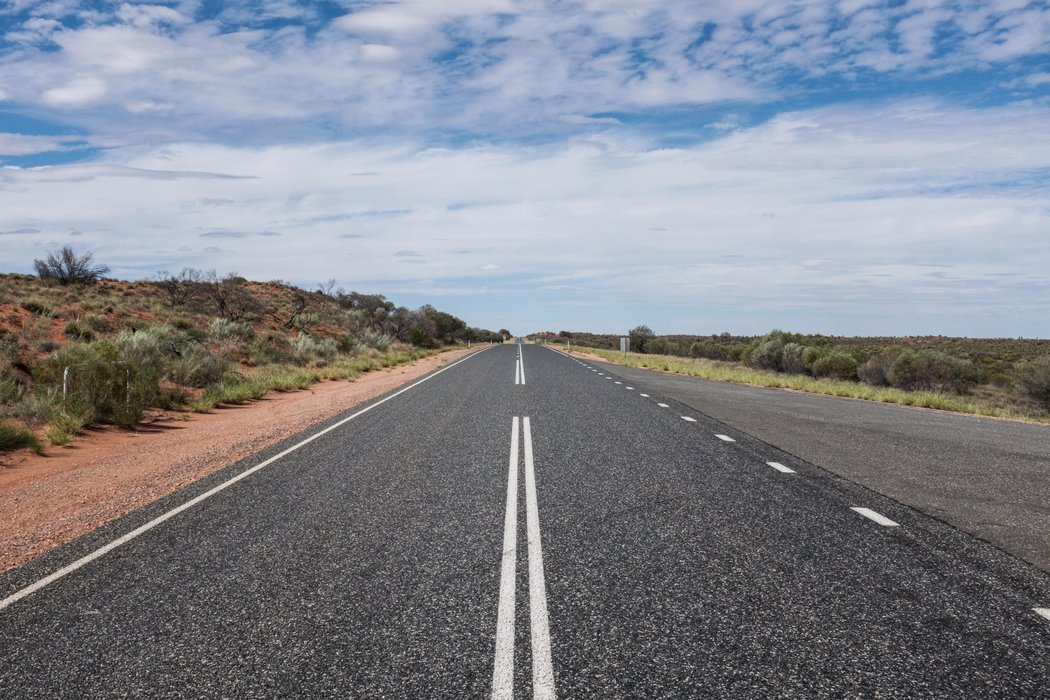
#> input picture rotors_code/Models from literature/ESTMD/IIT_Model/original/road.jpg, 1050 x 700 px, given in place of image_%d.jpg, which was not available
$ python reTimeTracker.py
#> lines starting #> are read from the running program, lines starting #| are printed output that depends on the picture; after the words box and inside, x2 and y2 are one past the last pixel; in counts of white or black regions, pixels touching at a corner belong together; pictures that were not available may be replaced by others from this repository, and a replacement may not be noted
### rotors_code/Models from literature/ESTMD.py/IIT.py
from scipy import signal
import numpy as np
import matplotlib.pyplot as plt
import cv2
import math

def opticBlur(sig, pixelPerDegree):
    sigma_deg = 1.4/2.35
    sigma_pixel = sigma_deg*pixelPerDegree
    kernel_size = 2*(int(sigma_pixel))
    opticblur = cv2.GaussianBlur(sig, (kernel_size+1, kernel_size+1), sigma_pixel)
    return opticblur


def downsampling(sig, XDim, YDim):
    sig = cv2.resize(sig, (XDim, YDim))
    sig = sig[:, :, 2]
    # sig = cv2.cvtColor(sig, cv2.COLOR_BGR2GRAY)
    return sig


def photoReceptor(sig, XDim, YDim):
    sig = sig / 255
    b = np.array([0, 0.0001, -0.0011, 0.0052, -0.0170, 0.0439, -0.0574, 0.1789, -0.1524])
    a = np.array([1.0000, -4.3331, 8.6847, -10.7116, 9.0004, -5.3058, 2.1448, -0.5418, 0.0651])
    try:
        photoReceptor.buffer
    except AttributeError:
        photoReceptor.buffer = None
    if photoReceptor.buffer is None:
        photoReceptor.buffer = np.zeros([YDim, XDim, len(b)])
    Output, photoReceptor.buffer = IIRFilter(b, a, sig, photoReceptor.buffer)
    return Output


def IIRFilter(b, a, sig, dbuffer):
    for k in range(len(b)-1):
        dbuffer[:, :, k] = dbuffer[:, :, k+1]

    dbuffer[:, :, -1] = 0
    for k in range(len(b)):
        dbuffer[:, :, k] = dbuffer[:, :, k] + sig*b[k]

    for k in range(len(b) - 1):
        dbuffer[:, :, k+1] = dbuffer[:, :, k+1] - dbuffer[:, :, 0]*a[k+1]

    filtered_data = dbuffer[:, :, 0]
    return filtered_data, dbuffer


# [42 lines left out: functions LMC, preProcessing, not called in this run]


def RTC(lmcOut, ts):
    ON_Channel = lmcOut > 0
    ON_Channel = ON_Channel*1
    ON_Channel = np.multiply(ON_Channel, lmcOut)
    OFF_Channel = lmcOut < 0
    OFF_Channel = OFF_Channel*1
    OFF_Channel = -(np.multiply(OFF_Channel, lmcOut))
    try:
        RTC.onDelay
    except AttributeError:
        RTC.onDelay = None
    if RTC.onDelay is None:
        RTC.onDelay = np.zeros_like(ON_Channel)
    try:
        RTC.offDelay
    except AttributeError:
        RTC.offDelay = None
    if RTC.offDelay is None:
        RTC.offDelay = np.zeros_like(OFF_Channel)
    ON_Difference = np.subtract(ON_Channel, RTC.onDelay)
    OFF_Difference = np.subtract(OFF_Channel, RTC.offDelay)
    RTC.onDelay = ON_Channel
    RTC.offDelay = OFF_Channel
    tauOn = GradientCheck(ON_Difference)
    ON_Filter1 = Filter1(ON_Channel, tauOn)
    try:
        RTC.onDelayFiltered
    except AttributeError:
        RTC.onDelayFiltered = None
    if RTC.onDelayFiltered is None:
        RTC.onDelayFiltered = np.zeros_like(ON_Channel)
    ON_Filter2 = Filter2(RTC.onDelayFiltered, tauOn)
    ON_Filtered = np.add(ON_Filter1, ON_Filter2)
    Subtracted_ON_Channel = np.subtract(ON_Channel, RTC.onDelayFiltered)
    RTC.onDelayFiltered = ON_Filtered

    tauOff = GradientCheck(OFF_Difference)
    OFF_Filter1 = Filter1(OFF_Channel, tauOff)
    try:
        RTC.offDelayFiltered
    except AttributeError:
        RTC.offDelayFiltered = None
    if RTC.offDelayFiltered is None:
        RTC.offDelayFiltered = np.zeros_like(OFF_Channel)
    OFF_Filter2 = Filter2(RTC.offDelayFiltered, tauOff)
    OFF_Filtered = np.add(OFF_Filter1, OFF_Filter2)
    Subtracted_OFF_Channel = np.subtract(OFF_Channel, RTC.offDelayFiltered)
    RTC.offDelayFiltered = OFF_Filtered

    ON_Channel_Dead = Subtracted_ON_Channel > 0             # Another deadzone
    ON_Channel_Dead = ON_Channel_Dead*1
    ON_Channel_Dead = np.multiply(ON_Channel_Dead, Subtracted_ON_Channel)
    OFF_Channel_Dead = Subtracted_OFF_Channel > 0  # Another deadzone
    OFF_Channel_Dead = OFF_Channel_Dead * 1
    OFF_Channel_Dead = np.multiply(OFF_Channel_Dead, Subtracted_OFF_Channel)
    ON_Spatial_Filtered = spatialFilter(ON_Channel_Dead)
    OFF_Spatial_Filtered = spatialFilter(OFF_Channel_Dead)

    ON_Spatial_Dead2 = ON_Spatial_Filtered > 0  # Another deadzone
    ON_Spatial_Dead2 = ON_Spatial_Dead2 * 1
    ON_Spatial_Dead2 = np.multiply(ON_Spatial_Dead2, ON_Spatial_Filtered)
    OFF_Spatial_Dead2 = OFF_Spatial_Filtered > 0  # Another deadzone
    OFF_Spatial_Dead2 = OFF_Spatial_Dead2 * 1
    OFF_Spatial_Dead2 = np.multiply(OFF_Spatial_Dead2, OFF_Spatial_Filtered)
    m, n = ON_Spatial_Dead2.shape
    bArray = np.array([1 / (1 + 2 * 1.25 / ts), 1 / (1 + 2 * 1.25 / ts)])
    aArray = np.array([1, (1 - 2 * 1.25 / ts) / (1 + 2 * 1.25 / ts)])
    try:
        RTC.onBuffer
    except AttributeError:
        RTC.onBuffer = None
    if RTC.onBuffer is None:
        RTC.onBuffer = np.zeros([m, n, len(bArray)])
    ON_Delayed_Output, RTC.onBuffer = IIRFilter(bArray, aArray, ON_Spatial_Dead2, RTC.onBuffer)

    try:
        RTC.offBuffer
    except AttributeError:
        RTC.offBuffer = None
    if RTC.offBuffer is None:
        RTC.offBuffer = np.zeros([m, n, len(bArray)])
    OFF_Delayed_Output, RTC.offBuffer = IIRFilter(bArray, aArray, OFF_Spatial_Dead2, RTC.offBuffer)

    correlateOnOff = np.multiply(ON_Spatial_Dead2, OFF_Delayed_Output)
    correlateOffOn = np.multiply(OFF_Spatial_Dead2, ON_Delayed_Output)
    RTC_Output = np.add(correlateOffOn, correlateOnOff)
    return RTC_Output


def GradientCheck(diff):
    m, n = diff.shape
    tau = np.zeros_like(diff)
    for x_coord in range(m):
        for y_coord in range(n):
            if diff[x_coord, y_coord] > 0:
                tau[x_coord, y_coord] = 3
            else:
                tau[x_coord, y_coord] = 70
    return tau


def Filter1(u, tau):
    ts = 0.05
    para = 1-np.exp(-(np.divide(ts, tau)))
    filteredOn = np.multiply(para, u)
    return filteredOn


def Filter2(u, tau):
    ts = 0.05
    para = np.exp(-(np.divide(ts, tau)))
    filteredu = np.multiply(para, u)
    return filteredu


def spatialFilter(channel):
    H = [[-1, -1, -1, -1, -1, -1, -1],
         [-1, 1, 0, 0, 0, 0, -1],
         [-1, 0, 1, 1, 1, 0, -1],
         [-1, 0, 1, 2, 1, 0, -1],
         [-1, 0, 1, 1, 1, 0, -1],
         [-1, 0, 0, 0, 0, 0, -1],
         [-1, -1, -1, -1, -1, -1, -1]]
    n, m = channel.shape
    G1 = np.ones([n+4, m+4])
    G1[2:-2, 2:-2] = channel
    G1[1, 2:-2] = G1[2, 2:-2]
    G1[0, 2:-2] = G1[3, 2:-2]
    G1[-2, 2:-2] = G1[-3, 2:-2]
    G1[-1, 2:-2] = G1[-4, 2:-2]
    G1[:, 1] = G1[:, 2]
    G1[:, 0] = G1[:, 3]
    G1[:, -2] = G1[:, -3]
    G1[:, -1] = G1[:, -4]

    G3 = signal.convolve2d(G1, H, 'same')
    filteredChannel = G3[2:-2, 2:-2]
    return filteredChannel


def motionDetector(rtc, facMat, start, Threshold):
    # [5 lines of commented-out code are left out]
    rtc2 = rtc - Threshold
    rtcDead = rtc2 > 0
    rtcDead = rtcDead*1
    rtcDead = np.multiply(rtcDead, rtc2)
    # ESTMD_OUT = np.tanh(rtcDead)
    ESTMD_OUT =rtcDead
    return ESTMD_OUT


def direction(ESTMD_OUT, wb, ts, XDim, YDim):
    bArray = [ts*wb/(ts*wb+2), ts*wb/(ts*wb+2)]
    aArray = [1, (ts*wb-2)/(ts*wb+2)]
    try:
        direction.mdBuffer
    except AttributeError:
        direction.mdBuffer = None
    if direction.mdBuffer is None:
        direction.mdBuffer = np.zeros([YDim, XDim, len(bArray)])
    delayEstmd, direction.mdBuffer = IIRFilter(bArray, aArray, ESTMD_OUT, direction.mdBuffer)
    left, right, up, down = reichardtCorrelator(delayEstmd, ESTMD_OUT)
    direct1 = np.subtract(down, up)
    direct2 = np.subtract(right, left)
    directVertical = np.max(direct1) + np.min(direct1)
    directHorizontal = np.max(direct2) + np.min(direct2)
    return directVertical, directHorizontal


# [16 lines left out: function direction2, not called in this run]


def reichardtCorrelator(delayEstmd, original):
    rows, columns = original.shape
    left_org = original[:, :-1]
    right_org = original[:, 1:]
    left_lp = delayEstmd[:, 1:]
    right_lp = delayEstmd[:, :-1]
    right_big = np.multiply(right_org, right_lp)
    right = right_big[:, 1:-1]
    left_big = np.multiply(left_org, left_lp)
    left = left_big[:, 1:-1]

    up_org = original[:-1, :]
    down_org = original[1:, :]
    up_lp = delayEstmd[:-1, :]
    down_lp = delayEstmd[1:, :]
    up_big = np.multiply(up_org, up_lp)
    up = up_big[1:-1, :]
    down_big = np.multiply(down_org, down_lp)
    down = down_big[1:-1, :]
    return left, right, up, down


def location(ESTMD_OUT):
    row_index = np.argmax(np.max(ESTMD_OUT, axis=1))
    col_index = np.argmax(np.max(ESTMD_OUT, axis=0))
    return row_index, col_index


def velocityVector(col, row, horizontal, vertical, test):
    if test == 1:
        if horizontal > 0.1:
            col_2 = col + 3
        elif horizontal < -0.1:
            col_2 = col - 3
        else:
            col_2 = col
        if vertical > 0.1:
            row_2 = row + 3
        elif vertical < -0.1:
            row_2 = row - 3
        else:
            row_2 = row
    else:
        col_2 = col
        row_2 = row
    return col_2, row_2


def facilitationGrid(col_index, row_index, signal, sigma, gain):
    m, n = signal.shape
    o1 = np.ones([m, 5])
    o2 = np.ones([m, 10])
    o3 = np.ones([m, (n-5) % 10])
    I = round(n/10)
    matrix1 = []
    matrix2 = []
    matrix3 = []
    matrix4 = []
    for j in range(0, I*10+10, 10):
        z = -np.power(col_index - j, 2)/np.power(2*sigma, 2)
        z = np.exp(z)
        if j == 0:
            C = o1*z
        elif j == I*10:
            C = o3*z
        else:
            C = o2*z
        if matrix1 == []:
            matrix1 = C
        else:
            matrix1 = np.concatenate((matrix1, C), axis=1)
    o1 = np.ones([m, 10])
    o2 = np.ones([m, n % 10])
    I = round((n-5)/10)
    for j in range(5, I*10+15, 10):
        z = -np.power(col_index - j, 2) / np.power(2 * sigma, 2)
        z = np.exp(z)
        if j == I*10+5:
            C = o2*z
        else:
            C = o1*z
        if matrix2 == []:
            matrix2 = C
        else:
            matrix2 = np.concatenate((matrix2, C), axis=1)
    o1 = np.ones([5, n])
    o2 = np.ones([10, n])
    o3 = np.ones([(m-5)%10, n])
    I = round(m/10)
    for j in range(0, I*10+10, 10):
        z = -np.power(col_index - j, 2) / np.power(2 * sigma, 2)
        z = np.exp(z)
        if j == 0:
            C = o1*z
        elif j == I*10:
            C = o3*z
        else:
            C = o2*z
        if matrix3 == []:
            matrix3 = C
        else:
            matrix3 = np.concatenate((matrix3, C), axis=0)
    o1 = np.ones([10, n])
    o2 = np.ones([m%10, n])
    I = round((m-5)/10)
    for j in range(5, I*10+15, 10):
        z = -np.power(col_index - j, 2) / np.power(2 * sigma, 2)
        z = np.exp(z)
        if j == I*10+5:
            C = o2*z
        else:
            C = o1*z
        if matrix4 == []:
            matrix4 = C
        else:
            matrix4 = np.concatenate((matrix4, C), axis=0)

    Grid = gain*(np.multiply(np.add(matrix1, matrix2), np.add(matrix3, matrix4)))
    return Grid


# [89 lines left out: functions facilitationMatrix, facilitationMatrix2, regionDetector, not called in this run]


def regionProcessing(rtc, region):
    m,n = rtc.shape
    rtcForward = np.zeros_like(rtc)
    rtcReverse = np.zeros_like(rtc)
    for x in range(m):
        for y in range(n):
            if region[0]+1 > x > region[1]-1 and region[2]+1 > y > region[3]-1:
                rtcForward[x, y] = 10 * rtc[x, y]
            else:
                rtcForward[x, y] = 0.2*rtc[x, y]
    for x in range(m):
        for y in range(n):
            if region[0] + 1 > x > region[1] - 1 and region[2] + 1 > y > region[3] - 1:
                rtcReverse[x, y] = 0 * rtc[x, y]
            else:
                rtcReverse[x, y] = rtc[x, y]

    if region[0] == 0:
        rtcReverse == rtc
        rtcForward == rtc

    return rtcForward, rtcReverse

#


# [12 lines left out: function direction_finder, not called in this run]


# def directionRegulator(old_direct, new_direct):
#     object_direction = 0.5*old_direct + 0.5*new_direct


# def direction_regulator(new_direction, old_direction)
#     if new_direction[0]!=0 and old_direction[0]!=0:
#         new_cartesian =

### rotors_code/Models from literature/ESTMD.py/reTimeTracker.py
from scipy import signal
import numpy as np
import math
import matplotlib.pyplot as plt
import cv2
import IIT as iit
import time


# Parameter initialization
image_size_m = 640
image_size_n = 480
degrees_in_image = 50
pixels_per_degree = image_size_n/degrees_in_image
pixel2PR = int(pixels_per_degree)
sigma_deg = 1.4/2.35
sigma_pixel = sigma_deg*pixels_per_degree
kernel_size = 2*(int(sigma_pixel))
ParameterResize = int(image_size_m/pixel2PR)
K1 = np.arange(1, image_size_n, pixel2PR)
K2 = np.arange(1, image_size_m, pixel2PR)
# YDim = len(K1)
# XDim = len(K2)
YDim = 35
XDim = 46
count = 1
Facilitation_Mode = 'off'
Facilitation_sigma = 5/2.35482
Ts = 1#0.0010 # Tune this (increase to something like 0.1)
wb = 0.1
RC_wb = 5
FacilitationGain = 25
Threshold = 0.01
Facilitation_Matrix1 = np.ones([YDim, XDim])
# Facilitation_Matrix2 = np.ones([YDim, XDim])    # Assign facilitation matrix as class?
Delay = 1

cap = cv2.VideoCapture("C:/Users/Armand/OneDrive - Imperial College London/Documents/University/4th year/Modules/Master project/training_videos/office_s/s_jpgs/image_%d.jpg", cv2.CAP_IMAGES)
region1 = [0, 0, 0, 0]
# region2 = [0, 0, 0, 0]
i = 0

assemblyMode = 'region'
oldCoord = []
old_magnitude = 0
# while(cap.isOpened()):
while cap.isOpened():

    if i >= 1:
        test = 1
        start = 1
    else:
        test = 0
        start = 0
    i = i+1
    ret, frame = cap.read()
#> frame is the input picture: shape (700, 1050, 3); mean B, G, R 141.2, 133, 128.9
    blurOut = iit.opticBlur(frame, pixels_per_degree)
#> in opticBlur, `opticblur = cv2.GaussianBlur(sig, (kernel_size+1, kernel_size+1), sigm..`:
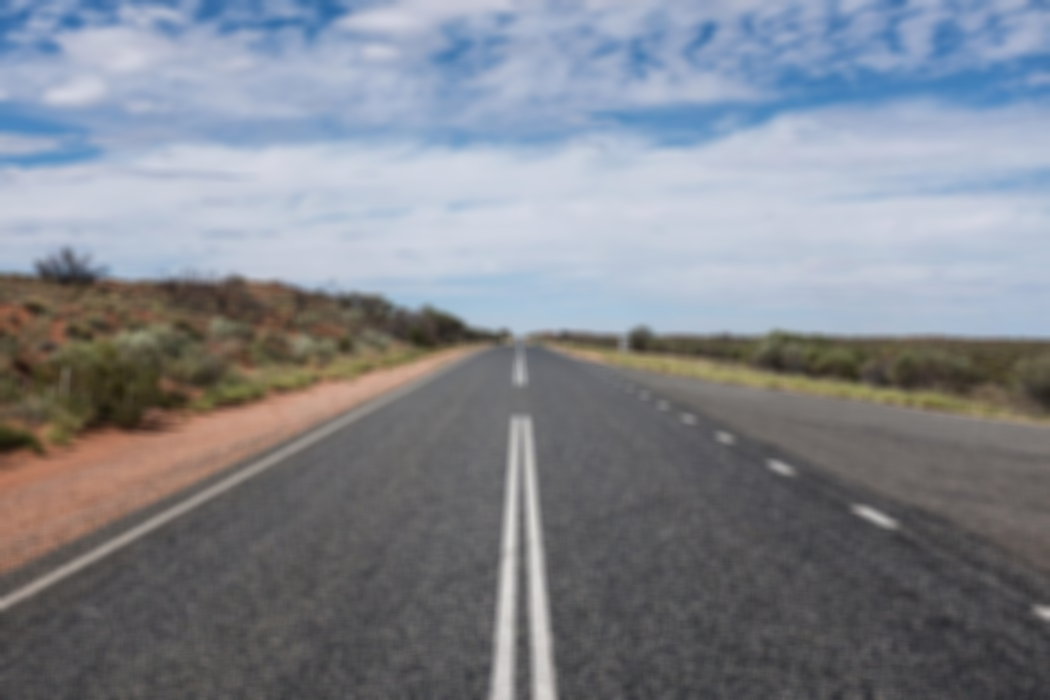
#> opticblur: shape (700, 1050, 3); mean B, G, R 141.2, 133, 128.9
    subsample = iit.downsampling(blurOut, XDim, YDim)
#> in downsampling, `sig = cv2.resize(sig, (XDim, YDim))`:
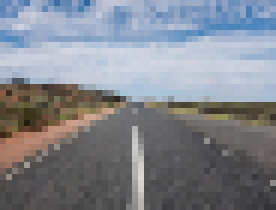
#> sig: shape (35, 46, 3) (shown 6 times larger); mean of channels 0, 1, 2 141.9, 133.7, 129.7; drawn as B, G, R
#> in downsampling, `sig = sig[:, :, 2]`:
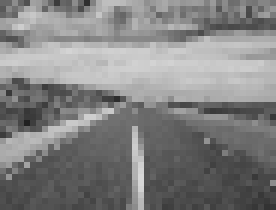
#> sig: shape (35, 46) (shown 6 times larger); min 33, max 216, mean 129.7
    pr_out = iit.photoReceptor(subsample, XDim, YDim)
#> in IIRFilter, `filtered_data = dbuffer[:, :, 0]`: filtered_data: shape (35, 46) float64; every value is 0
    RTC_Output = iit.RTC(pr_out, Ts)
#> in RTC, `ON_Channel = lmcOut > 0`: ON_Channel: shape (35, 46) bool; every value is 0
#> in RTC, `OFF_Channel = -(np.multiply(OFF_Channel, lmcOut))`: OFF_Channel: shape (35, 46) float64; every value is 0
#> after the loop in GradientCheck, `for x_coord in range(m):`: tau: shape (35, 46) float64; every value is 70
#> in Filter1, `para = 1-np.exp(-(np.divide(ts, tau)))`: para: shape (35, 46) float64; every value is 0.000714
#> in Filter2, `para = np.exp(-(np.divide(ts, tau)))`: para: shape (35, 46) float64; every value is 0.999
#> in spatialFilter, `G1[2:-2, 2:-2] = channel`: G1: shape (39, 50) float64; values 0 (black) and 1 (white), 17.4% white; 1 white region, box (x1, y1, x2, y2) and area: (0, 0, 50, 39) 340
#> in spatialFilter, `G1[1, 2:-2] = G1[2, 2:-2]`:
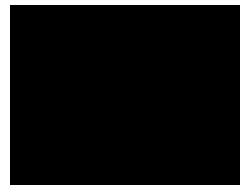
#> G1: shape (39, 50) float64 (shown 5 times larger); values 0 (black) and 1 (white), 15.1% white; 1 white region, box (x1, y1, x2, y2) and area: (0, 0, 50, 39) 294
#> in spatialFilter, `G1[0, 2:-2] = G1[3, 2:-2]`: G1: shape (39, 50) float64; values 0 (black) and 1 (white), 12.7% white; 1 white region, box (x1, y1, x2, y2) and area: (0, 0, 50, 39) 248
#> in spatialFilter, `G1[-2, 2:-2] = G1[-3, 2:-2]`: G1: shape (39, 50) float64; values 0 (black) and 1 (white), 10.4% white; 1 white region, box (x1, y1, x2, y2) and area: (0, 0, 50, 39) 202
#> in spatialFilter, `G1[-1, 2:-2] = G1[-4, 2:-2]`: G1: shape (39, 50) float64; values 0 (black) and 1 (white), 8% white; 2 white regions, box (x1, y1, x2, y2) and area: (0, 0, 2, 39) 78, (48, 0, 50, 39) 78
#> in spatialFilter, `G1[:, 1] = G1[:, 2]`:
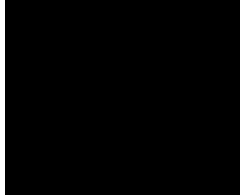
#> G1: shape (39, 50) float64 (shown 5 times larger); values 0 (black) and 1 (white), 6% white; 2 white regions, box (x1, y1, x2, y2) and area: (48, 0, 50, 39) 78, (0, 0, 1, 39) 39
#> in spatialFilter, `G1[:, 0] = G1[:, 3]`:
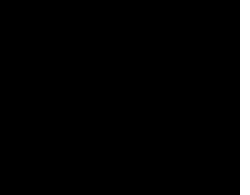
#> G1: shape (39, 50) float64 (shown 5 times larger); values 0 (black) and 1 (white), 4% white; 1 white region, box (x1, y1, x2, y2) and area: (48, 0, 50, 39) 78
#> in spatialFilter, `G1[:, -2] = G1[:, -3]`:
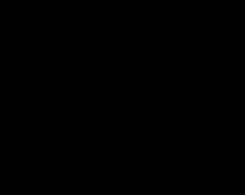
#> G1: shape (39, 50) float64 (shown 5 times larger); values 0 (black) and 1 (white), 2% white in thin lines or dots, all inside (x1, y1, x2, y2) = (49, 0, 50, 39)
#> in spatialFilter, `G1[:, -1] = G1[:, -4]`: G1: shape (39, 50) float64; 2% of pixels changed, all inside (x1, y1, x2, y2) = (49, 0, 50, 39)
#> in spatialFilter (call 2), `G1[:, -1] = G1[:, -4]`: G1: shape (39, 50) float64; every value is 0
    RTC_1, rawRTC_2 = iit.regionProcessing(RTC_Output, region1)
    # RTC_2, leftOver = iit.regionProcessing(rawRTC_2, region2)
    ESTMD_1 = iit.motionDetector(RTC_Output, Facilitation_Matrix1, i, Threshold)
#> in motionDetector, `rtc2 = rtc - Threshold`: rtc2: shape (35, 46) float64; every value is -0.01
    # ESTMD_1 = iit.motionDetector(RTC_1, Facilitation_Matrix1, i, Threshold)
    # ESTMD_2 = iit.motionDetector(RTC_2, Facilitation_Matrix2, i, Threshold)
    DirectionVertical1, DirectionHorizontal1 = iit.direction(ESTMD_1, RC_wb, Ts, XDim, YDim)
#> in reichardtCorrelator, `left_org = original[:, :-1]`: left_org: shape (35, 45) float64; every value is 0
#> in reichardtCorrelator, `left_lp = delayEstmd[:, 1:]`: left_lp: shape (35, 45) float64; every value is 0
#> in reichardtCorrelator, `right = right_big[:, 1:-1]`: right: shape (35, 43) float64; every value is 0
#> in reichardtCorrelator, `up_org = original[:-1, :]`: up_org: shape (34, 46) float64; every value is 0
#> in reichardtCorrelator, `up_lp = delayEstmd[:-1, :]`: up_lp: shape (34, 46) float64; every value is 0
#> in reichardtCorrelator, `up = up_big[1:-1, :]`: up: shape (32, 46) float64; every value is 0
#> in direction, `direct1 = np.subtract(down, up)`: direct1: shape (32, 46) float64; every value is 0
#> in direction, `direct2 = np.subtract(right, left)`: direct2: shape (35, 43) float64; every value is 0
#> in direction, `directVertical = np.max(direct1) + np.min(direct1)`: directVertical = 0
#> DirectionVertical1 = 0; DirectionHorizontal1 = 0
    # DirectionVertical2, DirectionHorizontal2 = iit.direction2(ESTMD_2, RC_wb, Ts, XDim, YDim)
    row_1, col_1 = iit.location(ESTMD_1)
#> row_1 = 0; col_1 = 0
    # row_2, col_2 = iit.location(ESTMD_2)

    if i <= 1:
        default = 0
    col_12, row_12 = iit.velocityVector(col_1, row_1, DirectionHorizontal1, DirectionVertical1, test)
#> col_12 = 0; row_12 = 0
    # col_22, row_22 = iit.velocityVector(col_2, row_2, DirectionHorizontal2, DirectionVertical2, test)
    Grid1 = iit.facilitationGrid(col_12, row_12, ESTMD_1, Facilitation_sigma, FacilitationGain)
#> the loop in facilitationGrid, `for j in range(0, I*10+10, 10):` made 2 passes
#> z on passes 1 to 2: 1, 0.00391
#> after the loop in facilitationGrid, `for j in range(0, I*10+10, 10):`: matrix1 = 35 rows, first 6: [1, 1, 1, 1, 1], [1, 1, 1, 1, 1], [1, 1, 1, 1, 1], [1, 1, 1, 1, 1], [1, 1, 1, 1, 1], [1, 1, 1, 1, 1]
#> (the run stopped early here; a loop or call above may not have finished)
